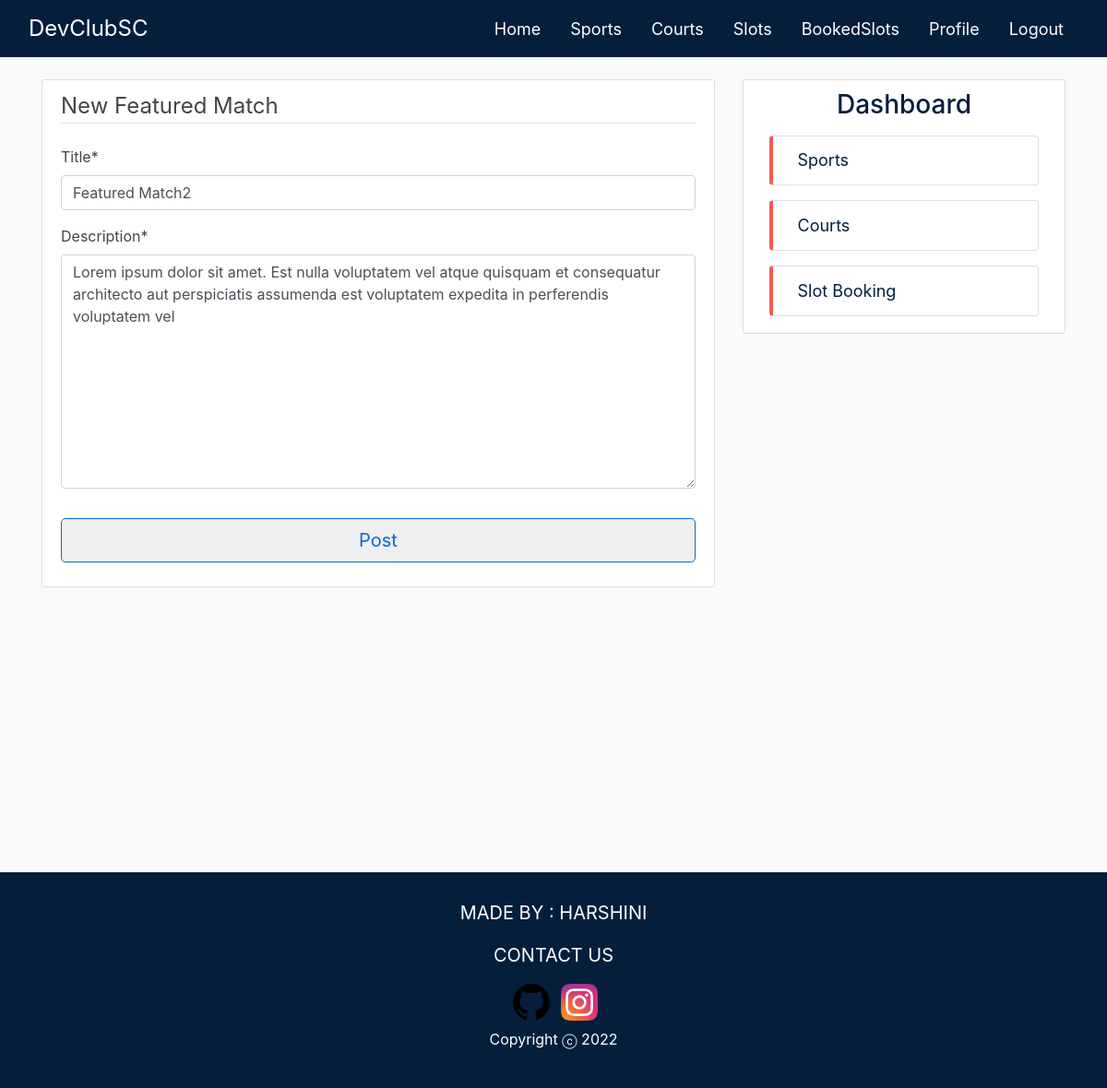
Page /match/2/update (signed in) on the committed database.
### sports/models.py (models this page shows, shortened)
class FeaturedMatch(models.Model):
    title = models.CharField(max_length=50)
    description = models.TextField()

### sports/views.py (the view)
# urls.py: path('match/<int:pk>/update', MatchUpdateView.as_view(), name='match-update'),
class MatchUpdateView(LoginRequiredMixin, UserPassesTestMixin, UpdateView):
    model = FeaturedMatch
    fields = ['title', 'description']
    def test_func(self):
        if self.request.user.email.startswith('staff') or self.request.user.is_superuser:
            return True
        return False

### sports/templates/sports/featuredmatch_form.html (shortened to what this page needs)
{% extends "sports/base.html" %}
{% load crispy_forms_tags %}
{% block content %}
    <div class="content-section">
                <form method="POST">
                    <fieldset class="form-group">
                        <legend class="border-bottom mb-4 ">New Featured Match</legend>
                        {{ form|crispy }}
                    </fieldset>
                    <div class="form-group">
                        <button class="btn btn-outline btn-block btn-lg mt-1 mb-3" type="submit">Post</button>
                    </div>
                </form>
            </div>
{% endblock content %}

### sports/static/sports/main.css (style rules this page uses)
body { background: #fafafa; color: #444444; padding-top: 62px; }
.content-section { background: #ffffff; padding: 10px 20px; border: 1px solid #dddddd; border-radius: 3px; margin-bottom: 20px; }
.btn { color:#0468d7 !important; border-color: #0468d7; }

### rows in the picture
FeaturedMatch: title "Featured Match2", description "Lorem ipsum dolor sit amet. Est nulla voluptatem vel atque quisquam et consequatur architecto aut perspiciatis assumenda est voluptatem expedita in perferendis voluptatem vel"
